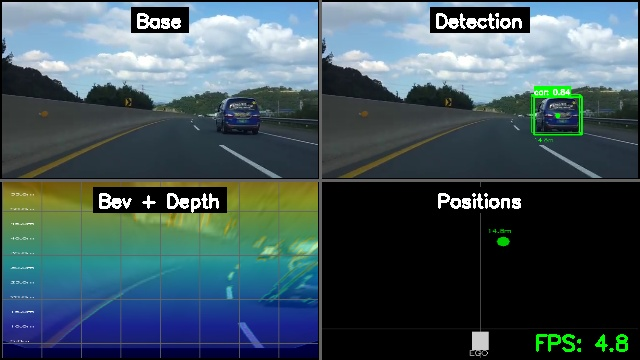
#> input picture view.jpg, 640 x 360 px
$ python -i lane_detector.py   (imports and definitions only)
#> lines starting #> are read from the running program, lines starting #| are printed output that depends on the picture; after the words box and inside, x2 and y2 are one past the last pixel; in counts of white or black regions, pixels touching at a corner belong together
import cv2
import numpy as np
from typing import List, Tuple, Optional


class LaneDetector:
    """Lane detection using computer vision techniques"""

    def __init__(self):
        self.roi_vertices = None
        self.prev_left_fit = None
        self.prev_right_fit = None

    def region_of_interest(self, img: np.ndarray, vertices: np.ndarray) -> np.ndarray:
        """Apply region of interest mask to image"""
        mask = np.zeros_like(img)
        cv2.fillPoly(mask, vertices, 255)
        masked_image = cv2.bitwise_and(img, mask)
        return masked_image

    def detect_edges(self, img: np.ndarray) -> np.ndarray:
        """Detect edges using Canny edge detection"""
        gray = cv2.cvtColor(img, cv2.COLOR_RGB2GRAY)
        blur = cv2.GaussianBlur(gray, (5, 5), 0)
        edges = cv2.Canny(blur, 50, 150)
        return edges

    def detect_lane_lines(self, img: np.ndarray) -> Tuple[Optional[np.ndarray], Optional[np.ndarray]]:
        """Detect lane lines using Hough transform"""
        height, width = img.shape[:2]

        # Define region of interest
        if self.roi_vertices is None:
            self.roi_vertices = np.array([
                [(0, height),
                 (width // 2 - 50, height // 2 + 50),
                 (width // 2 + 50, height // 2 + 50),
                 (width, height)]
            ], dtype=np.int32)

        # Edge detection
        edges = self.detect_edges(img)
        roi_edges = self.region_of_interest(edges, self.roi_vertices)

        # Hough line detection
        lines = cv2.HoughLinesP(roi_edges, 1, np.pi/180, 50, minLineLength=50, maxLineGap=150)

        if lines is None:
            return None, None

        # Separate left and right lines
        left_lines = []
        right_lines = []

        for line in lines:
            x1, y1, x2, y2 = line[0]
            if x2 - x1 == 0:  # Vertical line
                continue
            slope = (y2 - y1) / (x2 - x1)

            if slope < -0.5:  # Left lane
                left_lines.append(line[0])
            elif slope > 0.5:  # Right lane
                right_lines.append(line[0])

        # Average lines
        left_lane = self._average_lines(left_lines) if left_lines else None
        right_lane = self._average_lines(right_lines) if right_lines else None

        return left_lane, right_lane

    def _average_lines(self, lines: List[np.ndarray]) -> np.ndarray:
        """Average multiple lines into a single line"""
        if not lines:
            return None

        x_coords = []
        y_coords = []

        for line in lines:
            x1, y1, x2, y2 = line
            x_coords.extend([x1, x2])
            y_coords.extend([y1, y2])

        if len(x_coords) < 2:
            return None

        # Fit line
        poly = np.polyfit(y_coords, x_coords, 1)

        # Calculate start and end points
        y1 = int(max(y_coords))
        y2 = int(min(y_coords))
        x1 = int(poly[0] * y1 + poly[1])
        x2 = int(poly[0] * y2 + poly[1])

        return np.array([x1, y1, x2, y2])

    def draw_lanes(self, img: np.ndarray, left_lane: np.ndarray, right_lane: np.ndarray) -> np.ndarray:
        """Draw detected lanes on image"""
        line_img = np.zeros_like(img)

        if left_lane is not None:
            cv2.line(line_img, (left_lane[0], left_lane[1]),
                    (left_lane[2], left_lane[3]), (0, 255, 0), 10)

        if right_lane is not None:
            cv2.line(line_img, (right_lane[0], right_lane[1]),
                    (right_lane[2], right_lane[3]), (0, 255, 0), 10)

        return cv2.addWeighted(img, 0.8, line_img, 1, 0)

>>> import cv2
>>> picture = cv2.cvtColor(cv2.imread('view.jpg'), cv2.COLOR_BGR2RGB)
>>> result = LaneDetector().detect_lane_lines(picture)
#> in detect_edges, `gray = cv2.cvtColor(img, cv2.COLOR_RGB2GRAY)`:
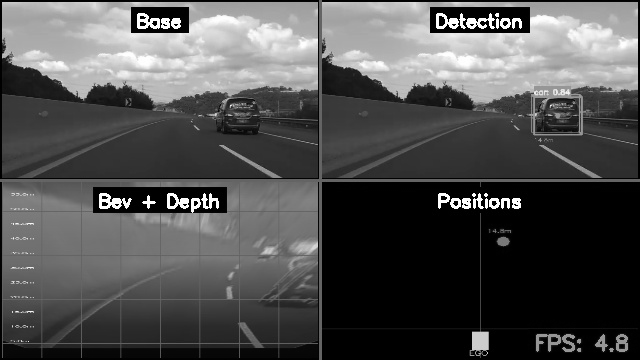
#> gray: shape (360, 640); min 0, max 255, mean 80.1
#> in detect_edges, `blur = cv2.GaussianBlur(gray, (5, 5), 0)`:
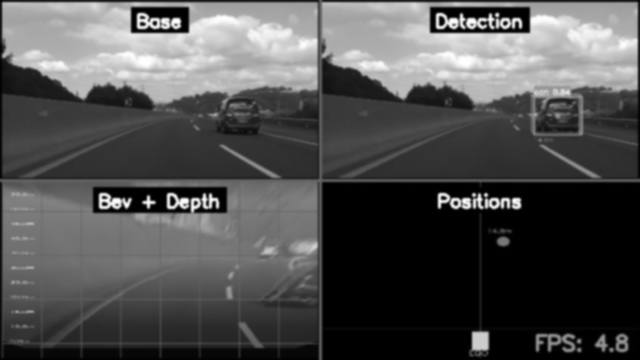
#> blur: shape (360, 640); min 0, max 255, mean 80.1
#> in detect_edges, `edges = cv2.Canny(blur, 50, 150)`:
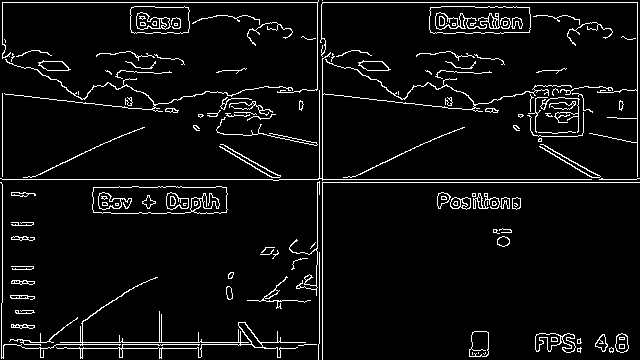
#> edges: shape (360, 640); 5.5% white in thin lines or dots
#> in region_of_interest, `cv2.fillPoly(mask, vertices, 255)`:
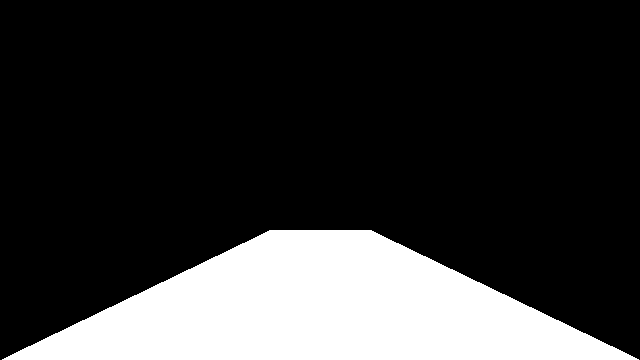
#> mask: shape (360, 640); 20.9% white; 1 white region, box (x1, y1, x2, y2) and area: (2, 230, 639, 360) 48109
#> in region_of_interest, `masked_image = cv2.bitwise_and(img, mask)`:
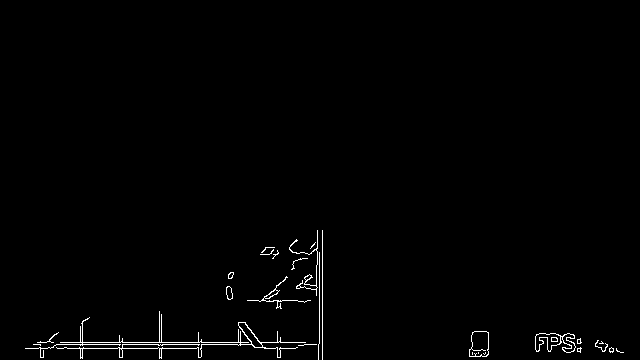
#> masked_image: shape (360, 640); 0.99% white in thin lines or dots, all inside (x1, y1, x2, y2) = (25, 230, 624, 360)
#> in detect_lane_lines, `lines = cv2.HoughLinesP(roi_edges, 1, np.pi/180, 50, minLineLength=50,..`: lines = [[37, 342, 602, 342], [25, 348, 616, 348], [33, 344, 607, 344], [322, 359, 322, 230], [319, 343, 319, 252], [39, 347, 318, 347], [316, 295, 317, 230]]
#> the loop in detect_lane_lines, `for line in lines:` made 7 passes
#> (x1, y1, x2, y2, slope) on passes 1, 2, 3, 6, 7: (37, 342, 602, 342, 0), (25, 348, 616, 348, 0), (33, 344, 607, 344, 0), (39, 347, 318, 347, 0), (316, 295, 317, 230, -65)
#> after the loop in detect_lane_lines, `for line in lines:`: left_lines = [[316, 295, 317, 230]]; right_lines = []
#> the loop in _average_lines, `for line in lines:` made 1 pass
#> after the loop in _average_lines, `for line in lines:`: x_coords = [316, 317]; y_coords = [295, 230]
#> in _average_lines, `poly = np.polyfit(y_coords, x_coords, 1)`: poly = [-0.0154, 320.5]
#> in detect_lane_lines, `left_lane = self._average_lines(left_lines) if left_lines else None`: left_lane = [316, 295, 317, 230]
